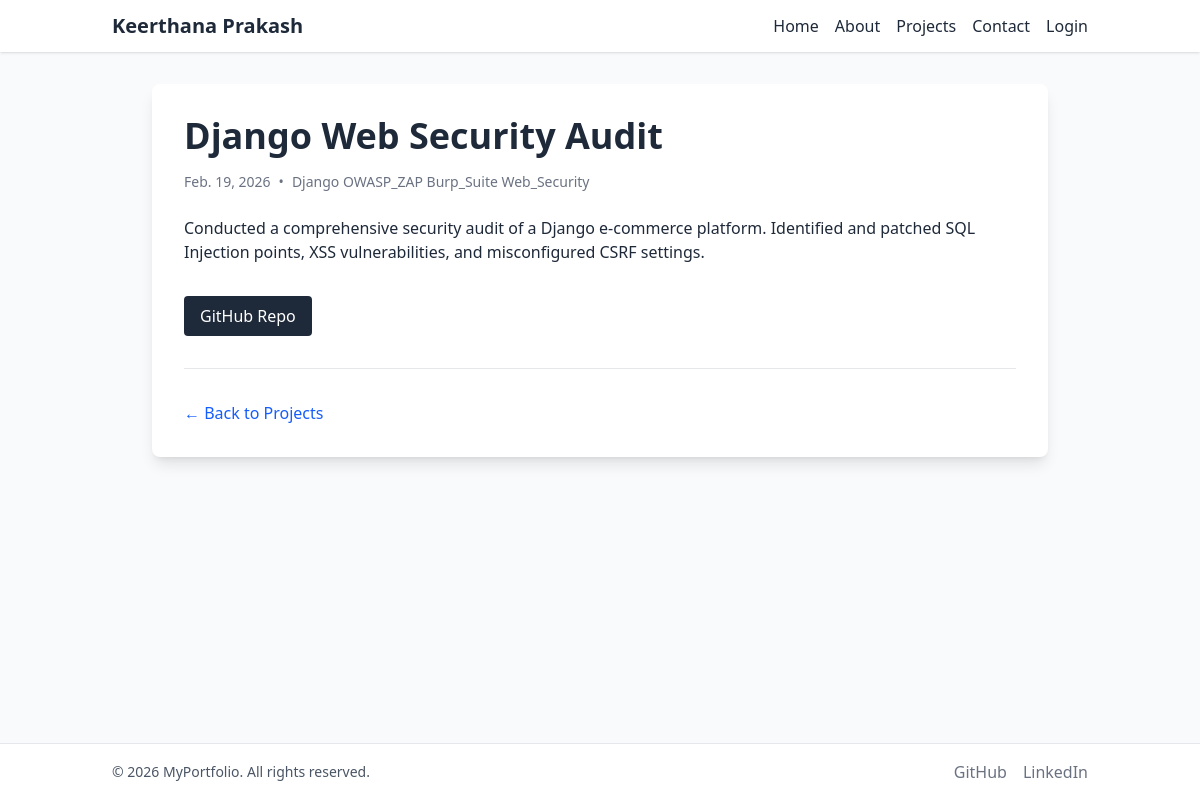
Screenshot of /projects/django-web-security-audit/ with the database file from the repository.
### projects_app/models.py (models this page shows, shortened)
class Project(models.Model):
    title = models.CharField(max_length=200)
    description = models.TextField()
    tech_stack = models.CharField(max_length=255, help_text="e.g. Django, React, PostgreSQL")
    github_link = models.URLField(blank=True, null=True)
    live_link = models.URLField(blank=True, null=True)
    created_date = models.DateField(auto_now_add=True)
    slug = models.SlugField(unique=True, blank=True)
    image = models.ImageField(upload_to='projects/', blank=True, null=True)
    class Meta:
        ordering = ['-created_date']

### projects_app/views.py (the view)
# urls.py: path('<slug:slug>/', views.project_detail, name='project_detail'),
def project_detail(request, slug):
    project = get_object_or_404(Project, slug=slug)
    return render(request, 'projects_app/project_detail.html', {'project': project})

### templates/projects_app/project_detail.html (shortened to what this page needs)
{% extends 'base.html' %}
{% block content %}
<div class="max-w-4xl mx-auto bg-white rounded-lg shadow-lg overflow-hidden">
    <div class="p-8">
        <h1 class="text-4xl font-bold mb-4">{{ project.title }}</h1>
        <div class="flex items-center text-sm text-gray-500 mb-6">
            <span>{{ project.created_date }}</span>
            <span class="mx-2">•</span>
            <span>{{ project.tech_stack }}</span>
        </div>
        <div class="prose max-w-none text-gray-800 mb-8">
            {{ project.description|linebreaks }}
        </div>
        <div class="flex space-x-4">
            {% if project.github_link %}
            <a href="{{ project.github_link }}" target="_blank"
                class="flex items-center px-4 py-2 bg-gray-800 text-white rounded hover:bg-gray-700">
                GitHub Repo
            </a>
            {% endif %}
        </div>
        <div class="mt-8 pt-8 border-t border-gray-200 flex justify-between items-center">
            <a href="{% url 'project_list' %}" class="text-blue-600 hover:underline">&larr; Back to Projects</a>
        </div>
    </div>
</div>
{% endblock %}

### rows the page displays
Project: title "Django Web Security Audit", created_date "Feb. 19, 2026", tech_stack "Django OWASP_ZAP Burp_Suite Web_Security", description "Conducted a comprehensive security audit of a Django e-commerce platform. Identified and patched SQL Injection points, XSS vulnerabilities, and misconfigured CSRF settings."
